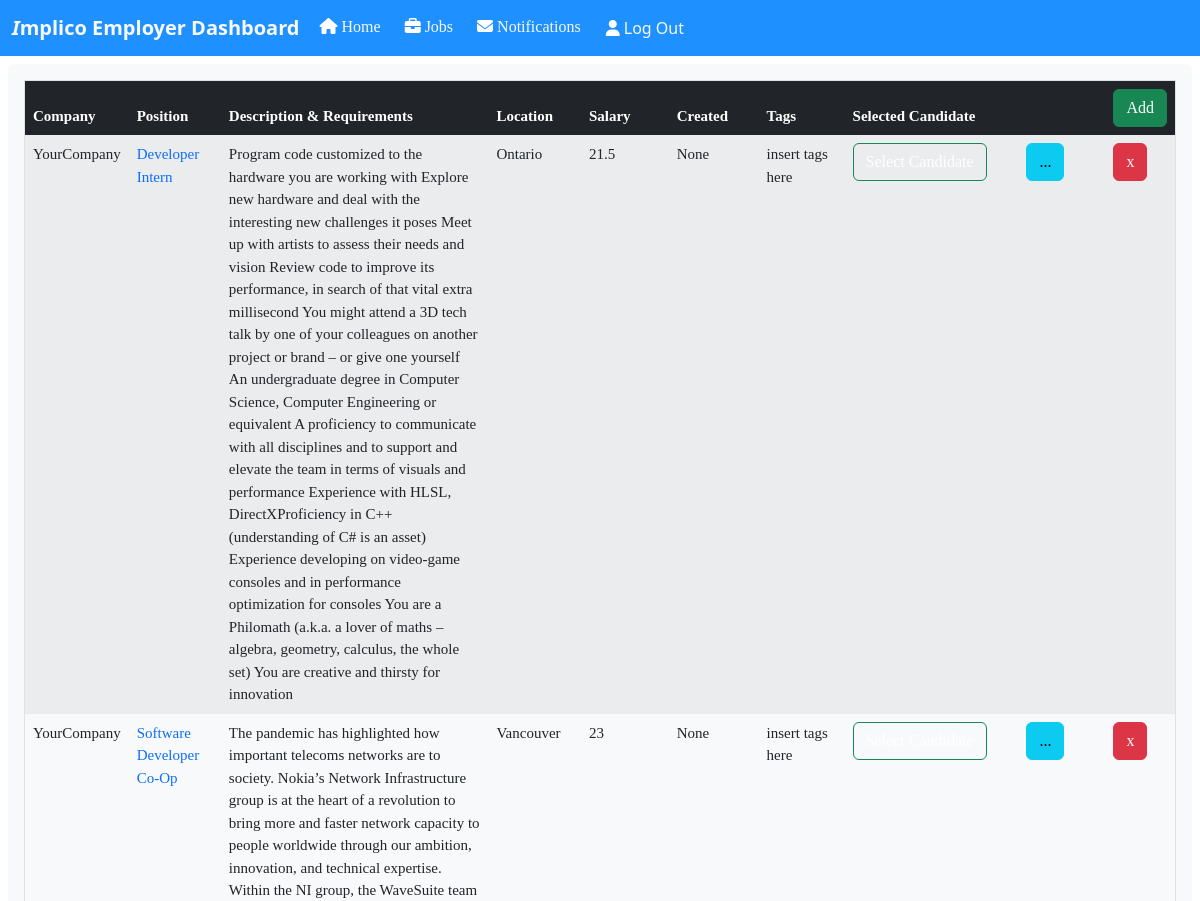
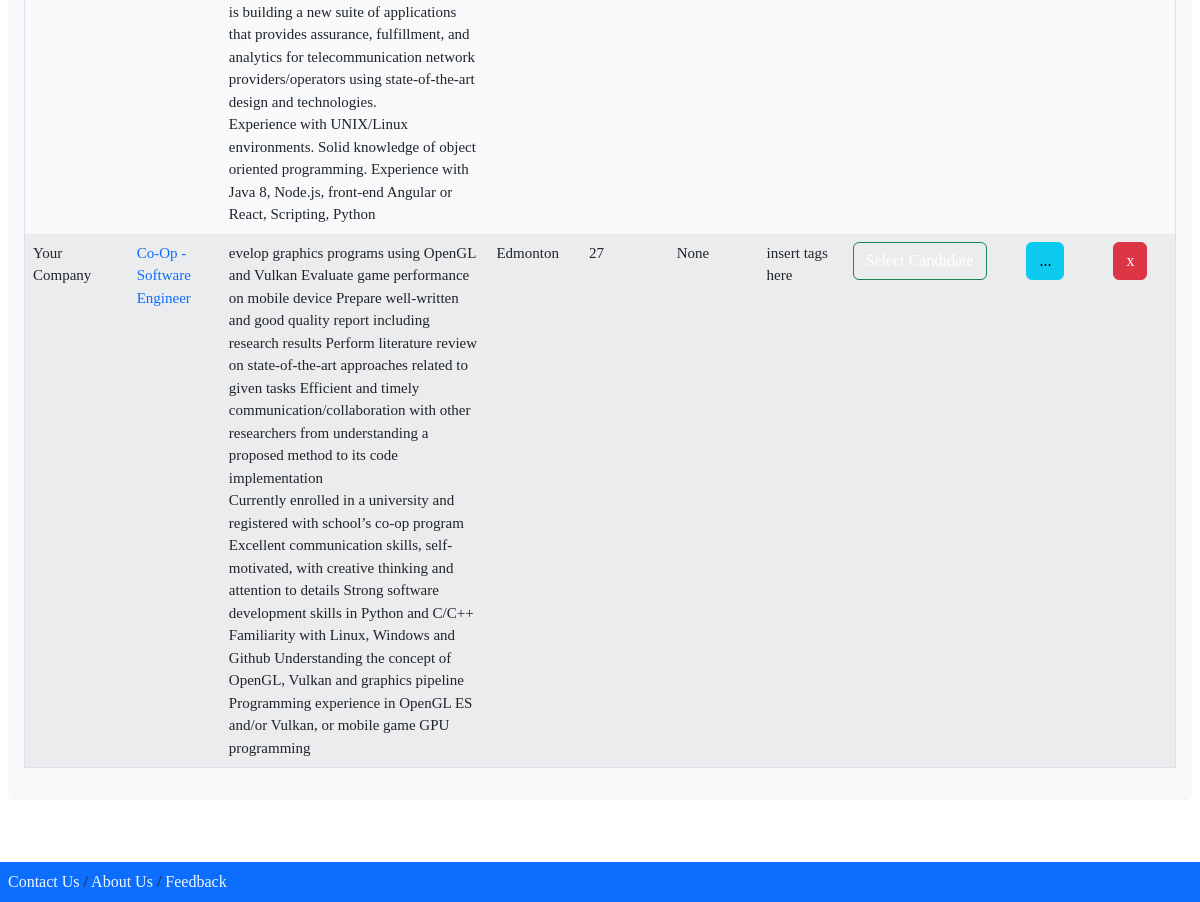
Screenshot of /jobDashboardHTML.html (signed in) with the database file from the repository (2 pictures, top to bottom).
### tables this page shows
CREATE TABLE JobPostings (jobKey NUMBER, userID NUMBER, title TEXT, company TEXT, jobDescription TEXT, requirements TEXT, workLocation TEXT, salary NUMBER, tags TEXT, creationDate TEXT, selectedCandidate TEXT, PRIMARY KEY(jobKey), FOREIGN KEY(userID) REFERENCES LoginInfo(userKey));

### Implico/employerDashboard.py (the view, shortened to what this page needs)
@employerDashboard.route('/jobDashboardHTML.html', methods = ['GET','POST'])
def jobDashboard():
    if request.method == 'POST' and request.form.get("logout")!=None:
        session.pop("userID", None)
        session.pop("email", None)
        session.pop("password", None)
        session.pop("userType", None)
        return render_template('home.html', boolean=True)
    elif request.method == 'GET':
        if(session.get("userID") == None or session.get("userType") == "student" or session.get("userType") == "admin"):
            if(session.get("userID") == None):
                return redirect("/loginHTML.html")
            elif session.get("userType") == "student":
                return redirect("/VUJP")
            else:
                return redirect("/adminJobDashboard.html")
        else:
            conn = sqlite3.connect("data.db")
            c = conn.cursor()
            jobPostings = c.execute("SELECT * FROM JobPostings WHERE userID=" + str(session["userID"]) + "" ).fetchall()
            return render_template("jobDashboardHTML.html", jobPostings = jobPostings)

### Implico/templates/jobDashboardHTML.html (shortened to what this page needs)
<!DOCTYPE html>
<html>
  <head>
    <link rel="stylesheet" href="{{ url_for('static', filename='css/jobDashboardCSS.css') }}"/>
    <link rel="stylesheet" href="https://cdnjs.cloudflare.com/ajax/libs/font-awesome/4.7.0/css/font-awesome.min.css"/>
        <link href="https://cdn.jsdelivr.net/npm/bootstrap@5.2.3/dist/css/bootstrap.min.css" rel="stylesheet">
  </head>
  <body class="position-relative">
        <nav class="navbar navbar-expand-lg sticky-top" style="background-color:#1E90FF;">
          <div class="container-fluid">
              <a class="navbar-brand text-light" href="../indexEmployer.html"><b><i>I</i>mplico Employer Dashboard</b></a>
              <div class="collapse navbar-collapse" id="navbarSupportedContent">
                  <ul class="navbar-nav me-auto mb-2 mb-lg-0">
                      <li class="nav-item mx-1">
                          <a class="nav-link active text-light" href="../indexEmployer.html"><i class="fa-solid fa-house" style="color: #ffffff;"></i> Home</a>
                      </li>
                      <li class="nav-item mx-1">
                          <a class="nav-link text-light" href="../jobDashboardHTML.html"><i class="fa-solid fa-briefcase" style="color: #ffffff;"></i> Jobs</a>
                      </li>
                      <li class="nav-item mx-1">
                          <a class="nav-link text-light" href="../notification.html"><i class="fa-solid fa-envelope" style="color: #ffffff;"></i> Notifications</a>
                      </li>
                      <li class="nav-item mx-1">
                          <form method="POST">
                              <button type="submit" name="logout" class="nav-link text-light btn btn-link">
                                  <i class="fa-solid fa-user" style="color: #ffffff;"></i> Log Out
                              </button>
                          </form>
                      </li>
                  </ul>
              </div>
          </div>
      </nav>
        <div class="row bg-light rounded p-3 m-2 h-95">
          <table class="table table-responsive table-borderless table-striped table-hover rounded">
              <thead>
                  <tr class="bg-dark text-white fw-bold">
                      <th class="col-1 ms-1">Company</th>
                      <th class="col-1">Position</th>
                      <th class="col-3">Description & Requirements</th>
                      <th class="col-1">Location</th>
                      <th class="col-1">Salary</th>
                      <th class="col-1">Created</th>
                      <th class="col-1">Tags</th>
                      <th class="col-2">Selected Candidate</th>
                      <th class="col-1"></th>
                      <th class="col-1"><form method="POST"><button type="submit" name="Add" class="btn btn-success">Add</form></th>
                  </tr>
              </thead>
              <tbody>
                {% for jobPosting in jobPostings %}
                <tr>
                  <td>{{jobPosting[3]}}</td>
                  <td><a href="#">{{jobPosting[2]}}</a></td>
                  <td>{{jobPosting[4]}}<br/>{{jobPosting[5]}}</td>
                  <td>{{jobPosting[6]}}</td>
                  <td>{{jobPosting[7]}}</td>
                  <td>{{jobPosting[8]}}</td>
                  <td>insert tags here</td>
                  <td><a class="btn btn-success" href="../jobApplicantsEmployer.html">Select Candidate</a></td>
                  <td><form method="POST">
                    <button type="submit" class="btn btn-info" href="../editJobEmployer.html">...</a>
                    </form></td>
                  <td><form method="POST">
                    <button type="submit" class="btn btn-danger" type="button">x</button>
                  </form></td>
                </tr>
                {% endfor %}
              </tbody>
        </table>
      </div>
      <br>
      <footer class="container-fluid bg-primary card-footer p-2 position-absolute bottom-0 start-50 translate-middle-x" style="bottom: 0px;">
        <a href="mailto:implico.web@gmail.com" style="color:aliceblue; text-decoration: none;">Contact Us</a> /
        <a href="../aboutUs.html" style="color:aliceblue; text-decoration: none;">About Us</a> /
        <a href="../submitFeedback.html" style="color:aliceblue; text-decoration: none;">Feedback</a>
    </footer>
  </body>
</html>

### Implico/static/css/jobDashboardCSS.css (style rules this page uses)
body { margin-top: 50px; }
ul { overflow: hidden; list-style-type: none; margin-left: -8px; margin-top: -50px; padding: 0; width:100%; background-color: dodgerblue; position: fixed; }
li { display: inline; }
li a { color:aliceblue; display: block; padding: 20px 15px; font-family: Verdana; float:right; }
a:link { background-color: transparent; text-decoration: none; }
footer { position: absolute; font-family: Verdana; color:aliceblue; width:100%; background-color: darkblue; margin-left: -50px; margin-bottom: -70px; bottom:0; padding: 20px 50px; }
table { width: 95%; margin-left:auto; margin-right:auto; border: 1px solid black; border-collapse: collapse; font-family: Verdana; font-size: 15px; }
th { border: 1px solid black; border-collapse: collapse; background-color: powderblue; padding: 5px 0px; width:10%; }
td { border: 1px solid black; border-collapse: collapse; }

### rows the page displays
JobPostings: company "YourCompany", title "Developer Intern", jobDescription "Program code customized to the hardware you are working with Explore new hardware and deal with the interesting new challenges it poses Meet up with artists to assess their needs and vision Review code to improve its performance, in search of that vital extra millisecond You might attend a 3D tech talk by one of your colleagues on another project or brand – or give one yourself", requirements "An undergraduate degree in Computer Science, Computer Engineering or equivalent A proficiency to communicate with all disciplines and to support and elevate the team in terms of visuals and performance Experience with HLSL, DirectXProficiency in C++ (understanding of C# is an asset) Experience developing on video-game consoles and in performance optimization for consoles You are a Philomath (a.k.a. a lover of maths – algebra, geometry, calculus, the whole set) You are creative and thirsty for innovation", workLocation "Ontario", salary "21.5", tags "None"
JobPostings: company "YourCompany", title "Software Developer Co-Op", jobDescription "The pandemic has highlighted how important telecoms networks are to society. Nokia’s Network Infrastructure group is at the heart of a revolution to bring more and faster network capacity to people worldwide through our ambition, innovation, and technical expertise. Within the NI group, the WaveSuite team is building a new suite of applications that provides assurance, fulfillment, and analytics for telecommunication network providers/operators using state-of-the-art design and technologies.", requirements "Experience with UNIX/Linux environments. Solid knowledge of object oriented programming. Experience with Java 8, Node.js, front-end Angular or React, Scripting, Python", workLocation "Vancouver", salary "23", tags "None"
JobPostings: company "Your Company", title "Co-Op - Software Engineer", jobDescription "evelop graphics programs using OpenGL and Vulkan Evaluate game performance on mobile device Prepare well-written and good quality report including research results Perform literature review on state-of-the-art approaches related to given tasks Efficient and timely communication/collaboration with other researchers from understanding a proposed method to its code implementation", requirements "Currently enrolled in a university and registered with school’s co-op program Excellent communication skills, self-motivated, with creative thinking and attention to details Strong software development skills in Python and C/C++ Familiarity with Linux, Windows and Github Understanding the concept of OpenGL, Vulkan and graphics pipeline Programming experience in OpenGL ES and/or Vulkan, or mobile game GPU programming", workLocation "Edmonton", salary "27", tags "None"
